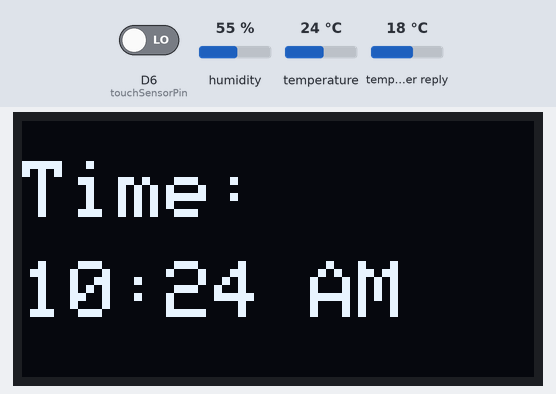
Bench run of a sketch on a simulated ESP8266 (NodeMCU). On the bench: 128×64 one-colour display. The inputs (shaded band) are chosen by the test bench; at power-on: D6 (touchSensorPin) LOW, humidity 55 %, temperature 24 °C, temperature in the weather reply 18 °C. WiFi joins after 1.5 s; servers stay silent unless stated; network time is answered at once with the bench clock; the local clock reads 2024-03-15 10:24:30 at power-on unless the sketch sets it; web services answer with replies made up by the test bench.

Above: at 3.2 s.
3.3 s: D6 (touchSensorPin) driven HIGH
At 7.0 s:
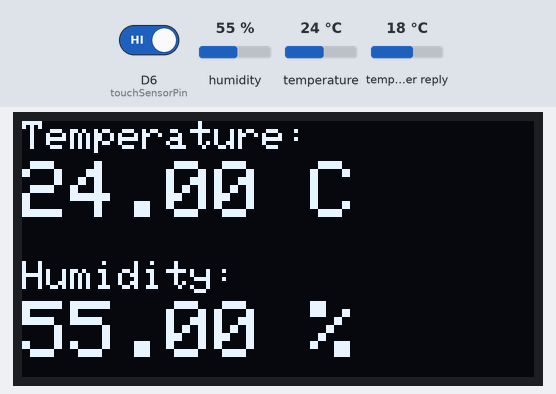
At 11.9 s:
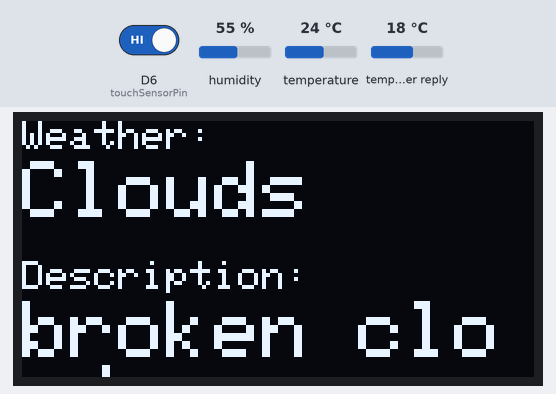
Timing chart, 0 to 13.4 s (numbered marks = the images above; inputs shaded):
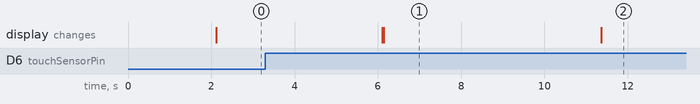

Measured:
- after the input at 3.3 s, the display: first changes after 2.8 s (image 1 shows a later state)
- what the display in image 1 shows lasts 5.3 s, from 6.1 s to 11.4 s

The sketch:

6.ino
```cpp
#include <Wire.h>
#include <Adafruit_GFX.h>
#include <Adafruit_SH110X.h>
#include <Adafruit_Sensor.h>
#include <DHT11.h>
#include <ESP8266WiFi.h>
#include <ESP8266HTTPClient.h>
#include <WiFiClient.h>
#include <ArduinoJson.h>
#include <WiFiUdp.h>
#include <NTPClient.h>

#define i2c_Address 0x3c
#define SCREEN_WIDTH 128
#define SCREEN_HEIGHT 64
#define OLED_RESET -1

const char* ssid = "OPPO";
const char* password = "blynk1234";
String serverUrl = "http://api.openweathermap.org/data/2.5/weather?q=KOCHI&appid=7f29f73f56a4c0e81cbdd4900b8886bb";

const int touchSensorPin = D6; // Change this to the pin connected to your touch sensor

Adafruit_SH1106G display = Adafruit_SH1106G(SCREEN_WIDTH, SCREEN_HEIGHT, &Wire, OLED_RESET);
DHT11 dht11(D3);

WiFiUDP ntpUDP;
NTPClient timeClient(ntpUDP, "pool.ntp.org");

unsigned long lastTime = 0;
unsigned long timerDelay = 5000; // 15 seconds
bool displayWeather = false;
int displayCount = 0;
bool touchTriggered = false;

void setup() {
  Serial.begin(115200);
  WiFi.begin(ssid, password);
  Wire.begin();
  display.begin(i2c_Address, true);
  delay(2000);
  display.clearDisplay();
  display.setTextColor(SH110X_WHITE);
  pinMode(touchSensorPin, INPUT);
  timeClient.begin();
  timeClient.setTimeOffset(19800); // Set your timezone offset in seconds (19800 is for IST)
}

void loop() {
  timeClient.update();
  if (digitalRead(touchSensorPin) == HIGH) {
    touchTriggered = true;
    displayCount = 0;
  }
  if ((millis() - lastTime) > timerDelay && touchTriggered) {
    display.clearDisplay();
    if (displayCount < 2) {
      float t = dht11.readTemperature();
      float h = dht11.readHumidity();
      display.setTextSize(1);
      display.setCursor(0,0);
      display.print("Temperature: ");
      display.setTextSize(2);
      display.setCursor(0,10);
      display.print(t);
      display.print(" C");
      display.display();
      display.setTextSize(1);
      display.setCursor(0,35);
      display.print("Humidity: ");
      display.setTextSize(2);
      display.setCursor(0,45);
      display.print(h);
      display.print(" %");
      display.display();
      delay(timerDelay);
      display.clearDisplay();
      if(WiFi.status() == WL_CONNECTED) {
        WiFiClient client;
        HTTPClient http;
        http.begin(client, serverUrl.c_str());
        int httpResponseCode = http.GET();
        if (httpResponseCode > 0) {
          String payload = http.getString();
          StaticJsonDocument<1024> doc;
          DeserializationError error = deserializeJson(doc, payload);
          if (!error) {
            JsonObject weather_0 = doc["weather"][0];
            const char* weather_main = weather_0["main"];
            const char* weather_description = weather_0["description"];
            display.setTextSize(1);
            display.setCursor(0,0);
            display.print("Weather: ");
            display.setTextSize(2);
            display.setCursor(0,10);
            display.print(weather_main);
            display.setTextSize(1);
            display.setCursor(0,35);
            display.print("Description: ");
            display.setTextSize(2);
            display.setCursor(0,45);
            display.print(weather_description);
            display.display();
            delay(timerDelay);
          }
        }
        http.end();
      }
    }
    displayCount++;
    if (displayCount >= 2) {
      touchTriggered = false;
    }
    lastTime = millis();
  } else {
    display.display();
    display.clearDisplay();
    display.setTextSize(2);
    display.setCursor(0,10);
    display.print("Time: ");
    display.setTextSize(2);
    display.setCursor(0,35);

    int hour = timeClient.getHours(); // get the hour in 24-hour format
    String am_pm = "AM";

    if(hour >= 12) {
      if(hour > 12) hour = hour - 12;
          am_pm = "PM";
        }
       if(hour == 0) {
        hour = 12;
        }

        // Now 'hour' contains the time in 12-hour format and 'am_pm' contains either "AM" or "PM"
         String time_str = String(hour) + ":" + String(timeClient.getMinutes()) + " " + am_pm;

          display.print(time_str);
          display.display();

  }
}
```
